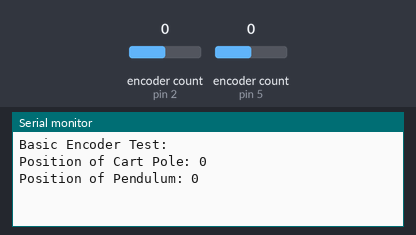
The sketch below on a simulated Arduino Uno, built with avr-gcc and run on an emulated ATmega328P. On the bench: the last lines printed to the serial monitor. The test bench sets the inputs (shaded band); at power-on: encoder count (sensors on pin 2, pin 5) 0.

Above: at 1.2 s.
1.3 s: encoder count (sensor on pin 2) set to 1
At 1.7 s:
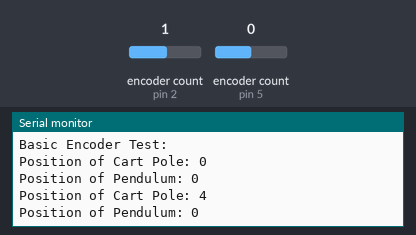
2.8 s: encoder count (sensor on pin 5) set to 1
At 4.0 s:
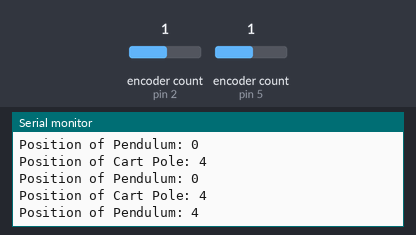
4.3 s: encoder count (sensor on pin 2) set to 2
At 5.2 s:
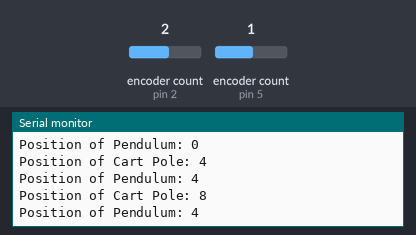
5.8 s: encoder count (sensor on pin 5) set to 2
At 6.4 s:
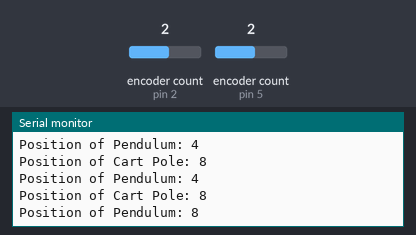
Timing chart, 0 to 8.3 s (numbered marks = the images above; inputs shaded):
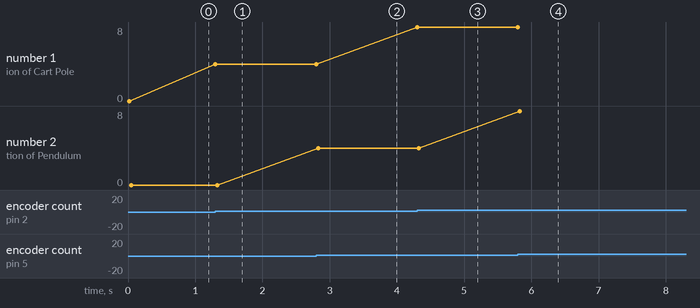

Measured:
- after the input at 1.3 s, the serial monitor: prints a new line at once (image 1)
- after the input at 2.8 s, the serial monitor: prints a new line at once (image 2)
- after the input at 4.3 s, the serial monitor: prints a new line at once (image 3)
- after the input at 5.8 s, the serial monitor: prints a new line at once (image 4)
- plotted number 1: 0 → 4 after the input at 1.3 s, 4 → 8 after the input at 4.3 s

The sketch:

encoder_arduino.ino
```cpp
#include <Encoder.h>

Encoder myEnc1(2, 4);
Encoder myEnc2(5, 6);

void setup() {
  Serial.begin(9600);
  Serial.println("Basic Encoder Test:");
}

long oldPosition1  = -999;
long oldPosition2  = -999;


void loop() {


  long newPosition1 = myEnc1.read();
  long newPosition2 = myEnc2.read();
  if (newPosition1 != oldPosition1 or (newPosition2 != oldPosition2) ) {
    oldPosition1 = newPosition1;
    oldPosition2 = newPosition2;
    Serial.print("Position of Cart Pole: ");
    Serial.println(newPosition1);
    Serial.print("Position of Pendulum: ");
    Serial.println(newPosition2);

    }
  }
```
